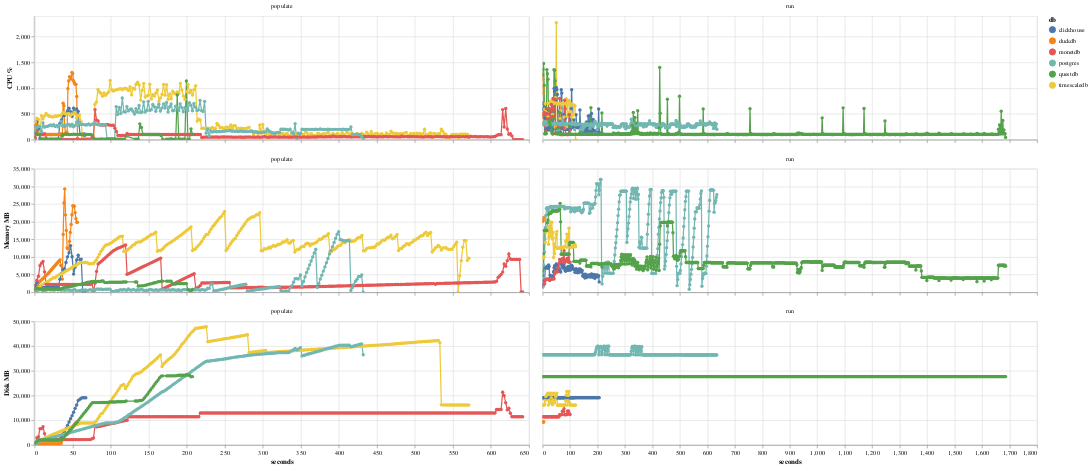

Here is the notebook cell this chart was saved with:
### Code cell
df = db.execute(
    """
WITH first_metric_time AS (
    SELECT
        benchmark_id,
        MIN(time) AS start_time
    FROM metric
    GROUP BY benchmark_id
)
SELECT
    b.db,
    b.suite,
    b.operation,
    epoch(m.time - fm.start_time) AS seconds_since_start,
    m.cpu_percent,
    m.mem_mb,
    m.disk_mb
FROM metric m
JOIN first_metric_time fm ON m.benchmark_id = fm.benchmark_id
JOIN benchmark b ON m.benchmark_id = b.id
WHERE b.suite = (?)
and b.deleted_at is null
ORDER BY b.id, seconds_since_start;
""",
    [SUITE],
).pl()

df = df.with_columns(pl.col.cpu_percent.clip(0, 25 * 100))

df_long = df.unpivot(
    on=["cpu_percent", "mem_mb", "disk_mb"],
    index=["db", "suite", "operation", "seconds_since_start"],
    variable_name="metric",
    value_name="value",
)

df_long = df_long.with_columns(
    [
        pl.col("db").cast(pl.Categorical),
        pl.col("operation").cast(pl.Categorical),
        pl.col("metric").cast(pl.Categorical),
    ]
)

selector = alt.selection_point(fields=["db"], bind="legend")

width = 800
height = 200

cpu_chart = (
    alt.Chart(df_long.filter(pl.col("metric") == "cpu_percent"))
    .mark_line(point=True)
    .encode(
        x=alt.X("seconds_since_start:Q", axis=alt.Axis(title=None, ticks=True, grid=True, labels=False)),
        y=alt.Y("value:Q", axis=alt.Axis(title="CPU %", ticks=True, grid=True), scale=alt.Scale(zero=False)),
        color=alt.Color("db:N"),
        tooltip=[
            "db",
            "suite",
            "operation",
            "metric",
            alt.Tooltip("seconds_since_start:Q", format=".0f"),
            alt.Tooltip("value:Q", format=".0f"),
        ],
        opacity=alt.condition(selector, alt.value(1.0), alt.value(0.1)),
    )
    .add_params(selector)
    .properties(width=width, height=height)
    .facet(column=alt.Column("operation:N", title=None))
    .resolve_scale(x="independent")
)

mem_chart = (
    alt.Chart(df_long.filter(pl.col("metric") == "mem_mb"))
    .mark_line(point=True)
    .encode(
        x=alt.X("seconds_since_start:Q", axis=alt.Axis(title=None, ticks=True, grid=True, labels=False)),
        y=alt.Y("value:Q", axis=alt.Axis(title="Memory MB", ticks=True, grid=True), scale=alt.Scale(zero=False)),
        color=alt.Color("db:N"),
        tooltip=[
            "db",
            "suite",
            "operation",
            "metric",
            alt.Tooltip("seconds_since_start:Q", format=".2f"),
            alt.Tooltip("value:Q", format=".1f"),
        ],
        opacity=alt.condition(selector, alt.value(1.0), alt.value(0.1)),
    )
    .add_params(selector)
    .properties(width=width, height=height)
    .facet(column=alt.Column("operation:N", title=None))
    .resolve_scale(x="independent")
)

disk_chart = (
    alt.Chart(df_long.filter(pl.col("metric") == "disk_mb"))
    .mark_line(point=True)
    .encode(
        x=alt.X("seconds_since_start:Q", axis=alt.Axis(title="seconds", ticks=True, grid=True)),
        y=alt.Y("value:Q", axis=alt.Axis(title="Disk MB", ticks=True, grid=True), scale=alt.Scale(zero=False)),
        color=alt.Color("db:N"),
        tooltip=[
            "db",
            "suite",
            "operation",
            "metric",
            alt.Tooltip("seconds_since_start:Q", format=".2f"),
            alt.Tooltip("value:Q", format=".1f"),
        ],
        opacity=alt.condition(selector, alt.value(1.0), alt.value(0.1)),
    )
    .add_params(selector)
    .properties(width=width, height=height)
    .facet(column=alt.Column("operation:N", title=None))
    .resolve_scale(x="independent")
)

chart = alt.vconcat(cpu_chart, mem_chart, disk_chart).interactive(bind_y=False)

chart

### Figure 1 — Vega-Lite specification as saved in the notebook (floating-point values rounded to 4 significant figures; data arrays with more than 128 entries replaced by an {"elided": "..."} marker saying what was removed)
{"config": {"view": {"continuousWidth": 300, "continuousHeight": 300}}, "vconcat": [{"data": {"name": "data-c00cacea7d25382a7650565c6aaf2053"}, "facet": {"column": {"field": "operation", "title": null, "type": "nominal"}}, "spec": {"mark": {"type": "line", "point": true}, "encoding": {"color": {"field": "db", "type": "nominal"}, "opacity": {"condition": {"param": "param_2", "value": 1.0}, "value": 0.1}, "tooltip": [{"field": "db", "type": "ordinal"}, {"field": "suite", "type": "nominal"}, {"field": "operation", "type": "ordinal"}, {"field": "metric", "type": "ordinal"}, {"field": "seconds_since_start", "format": ".0f", "type": "quantitative"}, {"field": "value", "format": ".0f", "type": "quantitative"}], "x": {"axis": {"grid": true, "labels": false, "ticks": true, "title": null}, "field": "seconds_since_start", "type": "quantitative"}, "y": {"axis": {"grid": true, "ticks": true, "title": "CPU %"}, "field": "value", "scale": {"zero": false}, "type": "quantitative"}}, "height": 200, "name": "view_1", "width": 800}, "resolve": {"scale": {"x": "independent"}}}, {"data": {"name": "data-00a682984875284a634856cfb817477a"}, "facet": {"column": {"field": "operation", "title": null, "type": "nominal"}}, "spec": {"mark": {"type": "line", "point": true}, "encoding": {"color": {"field": "db", "type": "nominal"}, "opacity": {"condition": {"param": "param_2", "value": 1.0}, "value": 0.1}, "tooltip": [{"field": "db", "type": "ordinal"}, {"field": "suite", "type": "nominal"}, {"field": "operation", "type": "ordinal"}, {"field": "metric", "type": "ordinal"}, {"field": "seconds_since_start", "format": ".2f", "type": "quantitative"}, {"field": "value", "format": ".1f", "type": "quantitative"}], "x": {"axis": {"grid": true, "labels": false, "ticks": true, "title": null}, "field": "seconds_since_start", "type": "quantitative"}, "y": {"axis": {"grid": true, "ticks": true, "title": "Memory MB"}, "field": "value", "scale": {"zero": false}, "type": "quantitative"}}, "height": 200, "name": "view_2", "width": 800}, "resolve": {"scale": {"x": "independent"}}}, {"data": {"name": "data-6e3ad352b385b220bf6a65357a4d673c"}, "facet": {"column": {"field": "operation", "title": null, "type": "nominal"}}, "spec": {"mark": {"type": "line", "point": true}, "encoding": {"color": {"field": "db", "type": "nominal"}, "opacity": {"condition": {"param": "param_2", "value": 1.0}, "value": 0.1}, "tooltip": [{"field": "db", "type": "ordinal"}, {"field": "suite", "type": "nominal"}, {"field": "operation", "type": "ordinal"}, {"field": "metric", "type": "ordinal"}, {"field": "seconds_since_start", "format": ".2f", "type": "quantitative"}, {"field": "value", "format": ".1f", "type": "quantitative"}], "x": {"axis": {"grid": true, "ticks": true, "title": "seconds"}, "field": "seconds_since_start", "type": "quantitative"}, "y": {"axis": {"grid": true, "ticks": true, "title": "Disk MB"}, "field": "value", "scale": {"zero": false}, "type": "quantitative"}}, "height": 200, "name": "view_3", "width": 800}, "resolve": {"scale": {"x": "independent"}}}], "params": [{"name": "param_2", "select": {"type": "point", "fields": ["db"]}, "bind": "legend", "views": ["view_1", "view_2", "view_3"]}, {"name": "param_3", "select": {"type": "interval", "encodings": ["x"]}, "bind": "scales", "views": ["view_1", "view_2", "view_3"]}], "$schema": "https://vega.github.io/schema/vega-lite/v5.20.1.json", "datasets": {"data-c00cacea7d25382a7650565c6aaf2053": {"elided": "2392 records"}, "data-00a682984875284a634856cfb817477a": {"elided": "2392 records"}, "data-6e3ad352b385b220bf6a65357a4d673c": {"elided": "2392 records"}}}
